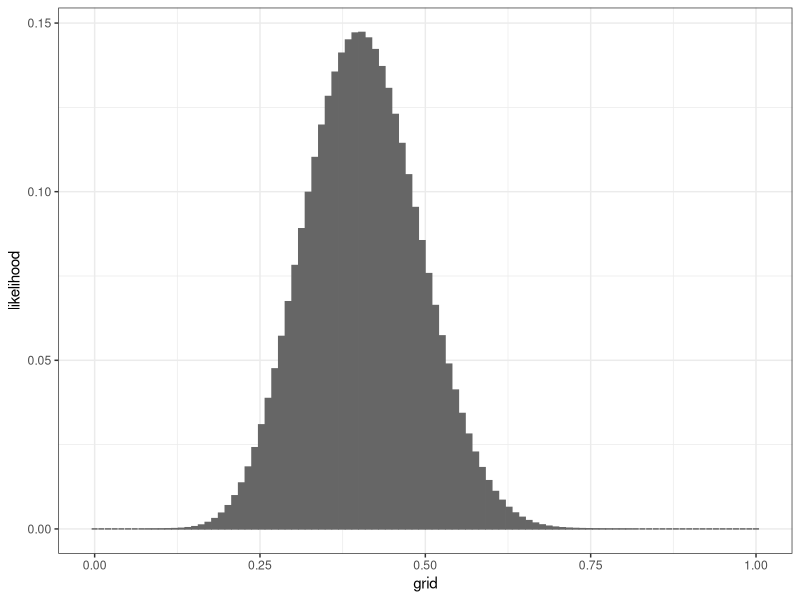
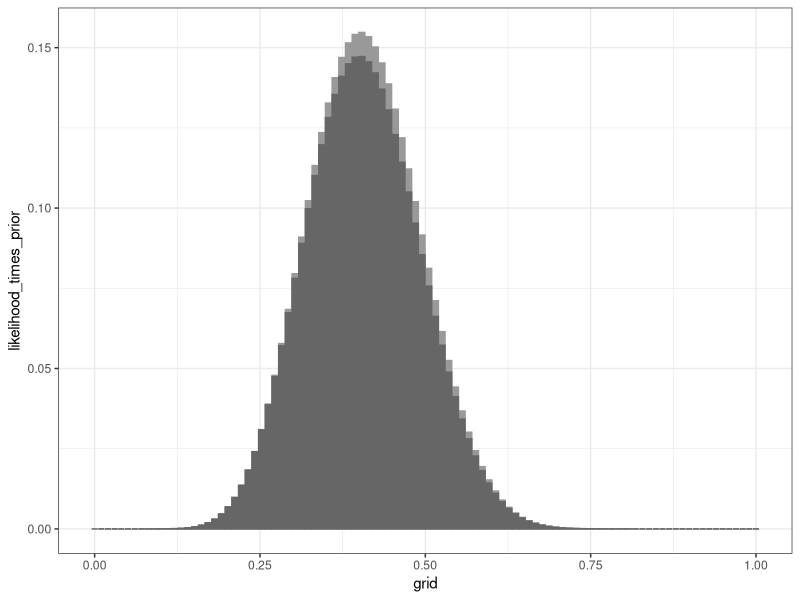
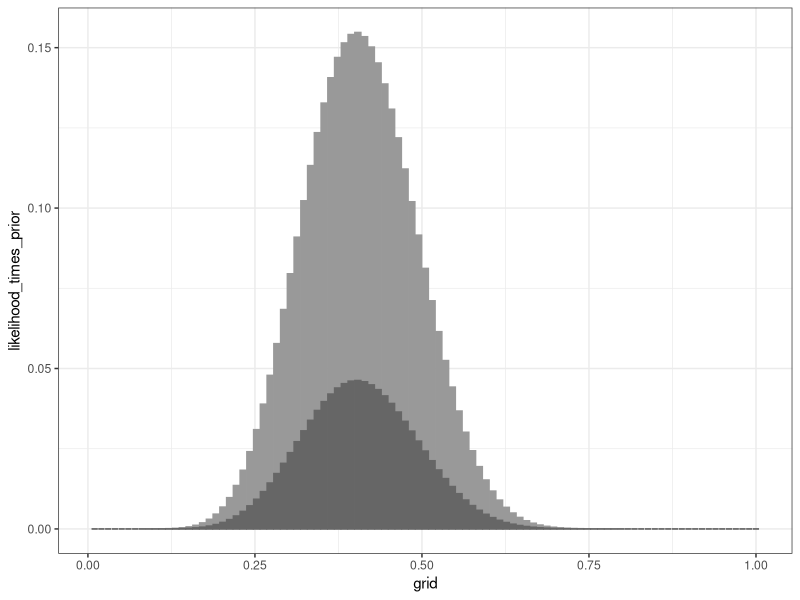

Recreate these plots in R, in order.
## ---- chunk 1
## First set up the grid. We will take 100 points from 0 to 1. Next we shall assign a uniform prior across the grid.

grid_results <- data.frame(grid = seq(from = 0, to = 1, length.out = 100))

## ---- chunk 2

likelihood_function <- function (n_head, n_total, p_head){
  likelihood <- choose(n_total, n_head) * p_head ^ n_head * (1 - p_head) ^ (n_total - n_head)
  likelihood
}

likelihood_function(n_head = 12, n_total = 30, p_head = 0.5)

## ---- chunk 3
## Lets get the likelihoods into the table
library(dplyr)
library(ggplot2)

grid_results <- grid_results %>%
  mutate(likelihood = likelihood_function(12, 30, grid))


##At this stafe we can plot the likelihood function
grid_results %>%
  ggplot(aes(x = grid, y = likelihood)) +
  geom_bar(stat = "identity", color = "grey40", fill = "grey40") +
  theme_bw()
  

## ---- chunk 4
grid_results <- grid_results %>%
  mutate(
    prior = dbeta(grid, grid, 2, 2),
    likelihood_times_prior = likelihood * prior)


grid_results %>%
  ggplot(aes(x = grid)) +
  geom_bar(aes(y = likelihood_times_prior), stat = "identity", color = "grey60", fill = "grey60") +
    geom_bar(aes(y = likelihood), stat = "identity", color = "grey40", fill = "grey40") +
  theme_bw()

## ---- chunk 5
denominator <- sum(grid_results$likelihood_times_prior, na.rm = TRUE)

grid_results <- grid_results %>%
  mutate(posterior = likelihood_times_prior / denominator)

## Check posterior sums to one
sum(grid_results$posterior, na.rm = TRUE)

grid_results %>%
  ggplot(aes(x = grid)) +
  geom_bar(aes(y = likelihood_times_prior), stat = "identity", color = "grey60", fill = "grey60") +
    geom_bar(aes(y = posterior), stat = "identity", color = "grey40", fill = "grey40") +
  theme_bw()

